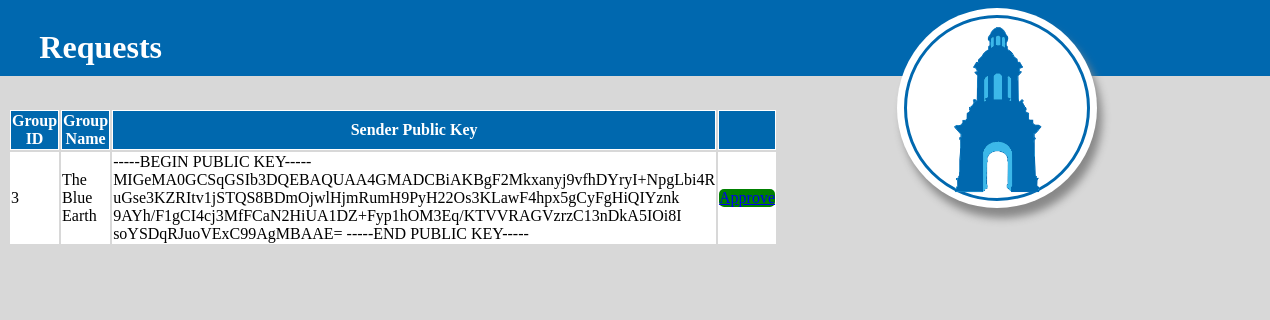
The page /kms/admin (signed in) on the database as committed earlier.
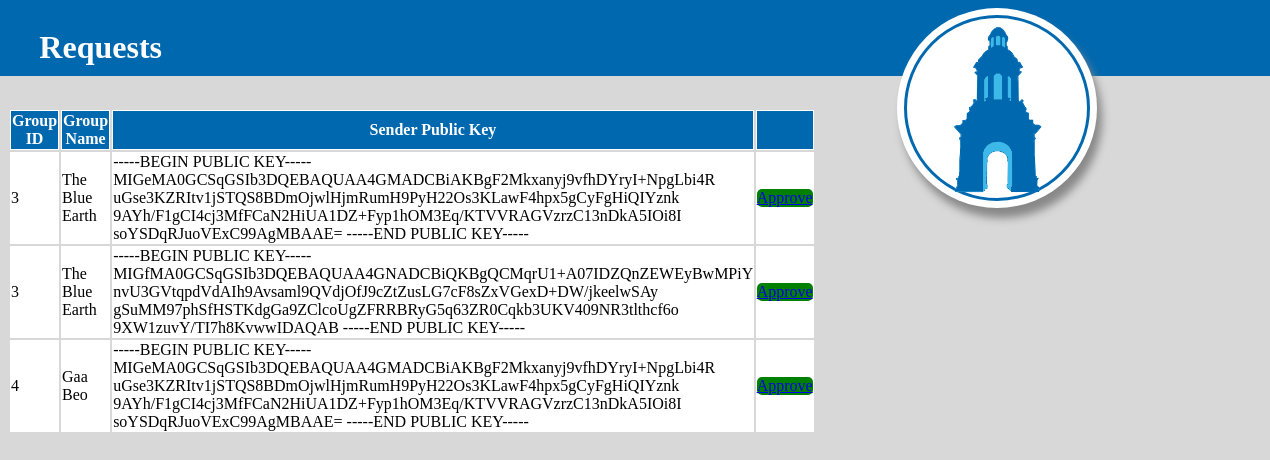
The same page on the database as committed later.
### kms/models.py (models this page shows)
class Request(models.Model):
    publicKey = models.CharField(max_length=3000)
    groupID = models.CharField(max_length=500)
    groupName = models.CharField(max_length=500)
    requestId = models.AutoField(primary_key=True)

### kms/views.py (the view)
# urls.py: path('admin', views.viewRequests, name='submit'),
@login_required
def viewRequests(req):
    requests = Request.objects.all()
    requestList = []
    for request in requests:
        requestList.append(request)
    context = {"requests":requestList}
    return render(req, './admin.html', context)

### kms/templates/admin.html
<!DOCTYPE html>
<html>
<head>
        {% load static %}
      {% load static %}
    {% load static %}
      <link rel="stylesheet"  href = "{% static 'CSS/admin.css'%}" >
	<div style = "height:10vh;width:110vw;position:absolute;left:-5vw;top:-.5vh;background-color:#0068AF"></div>
	<div style = "height:12.5vh;position:relative">
        <h1 style = "float:left;margin-left:2.5%;color:white">Requests</h1>
		<div style = "height:25vh;width:25vh;background-color:white;border-radius:100%;margin-left:70vw;position:relative;box-shadow: 5px 10px 8px #888888;">
			<div style = "height:90%;width:90%;text-align:center;margin: 0;position: absolute;top: 50%;left: 50%;margin-right: -50%;transform: translate(-50%, -50%);border: 3px solid #0068AF;border-radius:100%">
				<div style = "height:100%;width:100%;border-radius:100%;margin:auto;position:relative;">
					<img style = "height:100%" src = "{% static './images/camponile2.png'%}" />
				</div>
			</div>
		</div>
	</div>
</head>
<body style = "background-color:#d8d8d8">
    <table style="width:50%">
        <tr>
            <th>Group ID</th>
            <th>Group Name</th>
            <th class = "publicKey">Sender Public Key</th>
            <th></th>
        </tr>
        {% for request in requests %}
                <tr>
                    <td>{{request.groupID}}</td>
                    <td>{{request.groupName}}</td>
                    <td ><div class = "scrollable">{{request.publicKey}}</div></td>
                    <td><div class = "approveButton"><a href = "./approve/{{request.requestId}}">Approve</div></td>
                </tr>
		{% endfor %}
        </table>
</body>
</html>

Rows that differ between the two databases and show on the page:
added Request: groupID "3", groupName "The Blue Earth", publicKey "-----BEGIN PUBLIC KEY----- MIGfMA0GCSqGSIb3DQEBAQUAA4GNADCBiQKBgQCMqrU1+A07IDZQnZEWEyBwMPiY nvU3GVtqpdVdAIh9Avsaml9QVdjOfJ9cZtZusLG7cF8sZxVGexD+DW/jkeelwSAy gSuMM97phSfHSTKdgGa9ZClcoUgZFRRBRyG5q63ZR0Cqkb3UKV409NR3tlthcf6o 9XW1zuvY/TI7h8KvwwIDAQAB -----END PUBLIC KEY-----"
added Request: groupID "4", groupName "Gaa Beo", publicKey "-----BEGIN PUBLIC KEY----- MIGeMA0GCSqGSIb3DQEBAQUAA4GMADCBiAKBgF2Mkxanyj9vfhDYryI+NpgLbi4R uGse3KZRItv1jSTQS8BDmOjwlHjmRumH9PyH22Os3KLawF4hpx5gCyFgHiQIYznk 9AYh/F1gCI4cj3MfFCaN2HiUA1DZ+Fyp1hOM3Eq/KTVVRAGVzrzC13nDkA5IOi8I soYSDqRJuoVExC99AgMBAAE= -----END PUBLIC KEY-----"
